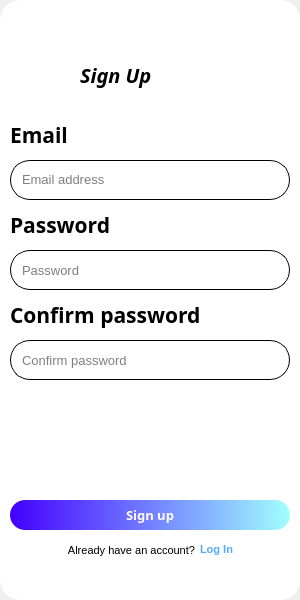
<?xml version="1.0" encoding="UTF-8"?>
<ui version="4.0">
 <class>MainWindow</class>
 <widget class="QMainWindow" name="MainWindow">
  <property name="geometry">
   <rect>
    <x>0</x>
    <y>0</y>
    <width>300</width>
    <height>600</height>
   </rect>
  </property>
  <property name="minimumSize">
   <size>
    <width>300</width>
    <height>600</height>
   </size>
  </property>
  <property name="maximumSize">
   <size>
    <width>300</width>
    <height>16777215</height>
   </size>
  </property>
  <property name="windowTitle">
   <string>MainWindow</string>
  </property>
  <widget class="QWidget" name="centralwidget">
   <layout class="QVBoxLayout" name="verticalLayout_2">
    <property name="leftMargin">
     <number>0</number>
    </property>
    <property name="topMargin">
     <number>0</number>
    </property>
    <property name="rightMargin">
     <number>0</number>
    </property>
    <property name="bottomMargin">
     <number>0</number>
    </property>
    <item>
     <widget class="QWidget" name="widget" native="true">
      <property name="styleSheet">
       <string notr="true">QWidget#widget{
	background-color:rgb(255, 255, 255);
	border-radius:20px
}</string>
      </property>
      <layout class="QVBoxLayout" name="verticalLayout">
       <property name="spacing">
        <number>10</number>
       </property>
       <property name="leftMargin">
        <number>10</number>
       </property>
       <property name="topMargin">
        <number>40</number>
       </property>
       <property name="rightMargin">
        <number>10</number>
       </property>
       <property name="bottomMargin">
        <number>40</number>
       </property>
       <item>
        <widget class="QWidget" name="widget_6" native="true">
         <property name="minimumSize">
          <size>
           <width>0</width>
           <height>70</height>
          </size>
         </property>
         <property name="maximumSize">
          <size>
           <width>300</width>
           <height>70</height>
          </size>
         </property>
         <layout class="QHBoxLayout" name="horizontalLayout_5">
          <property name="spacing">
           <number>10</number>
          </property>
          <property name="leftMargin">
           <number>0</number>
          </property>
          <property name="topMargin">
           <number>5</number>
          </property>
          <property name="rightMargin">
           <number>0</number>
          </property>
          <property name="bottomMargin">
           <number>5</number>
          </property>
          <item>
           <widget class="QLabel" name="label_3">
            <property name="minimumSize">
             <size>
              <width>60</width>
              <height>60</height>
             </size>
            </property>
            <property name="maximumSize">
             <size>
              <width>60</width>
              <height>60</height>
             </size>
            </property>
            <property name="text">
             <string/>
            </property>
            <property name="pixmap">
             <pixmap>../images/logo.png</pixmap>
            </property>
            <property name="scaledContents">
             <bool>true</bool>
            </property>
           </widget>
          </item>
          <item>
           <widget class="QLabel" name="label_6">
            <property name="font">
             <font>
              <family>Monotype Corsiva</family>
              <pointsize>15</pointsize>
              <weight>75</weight>
              <italic>true</italic>
              <bold>true</bold>
             </font>
            </property>
            <property name="text">
             <string>Sign Up</string>
            </property>
           </widget>
          </item>
          <item>
           <spacer name="horizontalSpacer_3">
            <property name="orientation">
             <enum>Qt::Horizontal</enum>
            </property>
            <property name="sizeHint" stdset="0">
             <size>
              <width>40</width>
              <height>20</height>
             </size>
            </property>
           </spacer>
          </item>
         </layout>
        </widget>
       </item>
       <item>
        <widget class="QLabel" name="label">
         <property name="maximumSize">
          <size>
           <width>16777215</width>
           <height>50</height>
          </size>
         </property>
         <property name="font">
          <font>
           <family>Monotype Corsiva</family>
           <pointsize>16</pointsize>
           <weight>75</weight>
           <bold>true</bold>
          </font>
         </property>
         <property name="text">
          <string>Email</string>
         </property>
        </widget>
       </item>
       <item>
        <widget class="QWidget" name="widget_2" native="true">
         <property name="minimumSize">
          <size>
           <width>0</width>
           <height>40</height>
          </size>
         </property>
         <property name="maximumSize">
          <size>
           <width>16777215</width>
           <height>40</height>
          </size>
         </property>
         <property name="styleSheet">
          <string notr="true">QWidget#widget_2{
	border-radius: 20px;
	border: 1px solid;
}</string>
         </property>
         <layout class="QHBoxLayout" name="horizontalLayout">
          <property name="spacing">
           <number>0</number>
          </property>
          <property name="leftMargin">
           <number>10</number>
          </property>
          <property name="topMargin">
           <number>0</number>
          </property>
          <property name="rightMargin">
           <number>10</number>
          </property>
          <property name="bottomMargin">
           <number>0</number>
          </property>
          <item>
           <widget class="QLineEdit" name="lineEdit">
            <property name="font">
             <font>
              <pointsize>10</pointsize>
             </font>
            </property>
            <property name="styleSheet">
             <string notr="true">QLineEdit{
	border: none;
	background-color: transparent;
}</string>
            </property>
            <property name="placeholderText">
             <string>Email address</string>
            </property>
           </widget>
          </item>
          <item>
           <widget class="QPushButton" name="pushButton_2">
            <property name="minimumSize">
             <size>
              <width>32</width>
              <height>32</height>
             </size>
            </property>
            <property name="maximumSize">
             <size>
              <width>32</width>
              <height>32</height>
             </size>
            </property>
            <property name="cursor">
             <cursorShape>PointingHandCursor</cursorShape>
            </property>
            <property name="styleSheet">
             <string notr="true">QPushButton{
	border: none;
}</string>
            </property>
            <property name="icon">
             <iconset>
              <normaloff>../images/eye_15632446.png</normaloff>../images/eye_15632446.png</iconset>
            </property>
           </widget>
          </item>
         </layout>
        </widget>
       </item>
       <item>
        <widget class="QLabel" name="label_2">
         <property name="maximumSize">
          <size>
           <width>16777215</width>
           <height>50</height>
          </size>
         </property>
         <property name="font">
          <font>
           <family>Monotype Corsiva</family>
           <pointsize>16</pointsize>
           <weight>75</weight>
           <bold>true</bold>
          </font>
         </property>
         <property name="text">
          <string>Password</string>
         </property>
        </widget>
       </item>
       <item>
        <widget class="QWidget" name="widget_3" native="true">
         <property name="minimumSize">
          <size>
           <width>0</width>
           <height>40</height>
          </size>
         </property>
         <property name="maximumSize">
          <size>
           <width>16777215</width>
           <height>40</height>
          </size>
         </property>
         <property name="styleSheet">
          <string notr="true">QWidget#widget_3{
	border-radius: 20px;
	border: 1px solid
}</string>
         </property>
         <layout class="QHBoxLayout" name="horizontalLayout_2">
          <property name="leftMargin">
           <number>10</number>
          </property>
          <property name="topMargin">
           <number>0</number>
          </property>
          <property name="rightMargin">
           <number>10</number>
          </property>
          <property name="bottomMargin">
           <number>0</number>
          </property>
          <item>
           <widget class="QLineEdit" name="lineEdit_2">
            <property name="minimumSize">
             <size>
              <width>0</width>
              <height>40</height>
             </size>
            </property>
            <property name="maximumSize">
             <size>
              <width>16777215</width>
              <height>40</height>
             </size>
            </property>
            <property name="font">
             <font>
              <pointsize>10</pointsize>
             </font>
            </property>
            <property name="cursor">
             <cursorShape>IBeamCursor</cursorShape>
            </property>
            <property name="styleSheet">
             <string notr="true">QLineEdit{
	border:none;
	background-color:transparent;
}</string>
            </property>
            <property name="echoMode">
             <enum>QLineEdit::Password</enum>
            </property>
            <property name="placeholderText">
             <string>Password</string>
            </property>
           </widget>
          </item>
          <item>
           <widget class="QPushButton" name="pushButton_3">
            <property name="minimumSize">
             <size>
              <width>32</width>
              <height>32</height>
             </size>
            </property>
            <property name="maximumSize">
             <size>
              <width>32</width>
              <height>32</height>
             </size>
            </property>
            <property name="cursor">
             <cursorShape>PointingHandCursor</cursorShape>
            </property>
            <property name="styleSheet">
             <string notr="true">QPushButton{
	border: none;
}</string>
            </property>
            <property name="icon">
             <iconset>
              <normaloff>../images/eye_15632446.png</normaloff>../images/eye_15632446.png</iconset>
            </property>
           </widget>
          </item>
         </layout>
        </widget>
       </item>
       <item>
        <widget class="QLabel" name="label_4">
         <property name="maximumSize">
          <size>
           <width>16777215</width>
           <height>50</height>
          </size>
         </property>
         <property name="font">
          <font>
           <family>Monotype Corsiva</family>
           <pointsize>16</pointsize>
           <weight>75</weight>
           <bold>true</bold>
          </font>
         </property>
         <property name="text">
          <string>Confirm password</string>
         </property>
        </widget>
       </item>
       <item>
        <widget class="QWidget" name="widget_4" native="true">
         <property name="minimumSize">
          <size>
           <width>0</width>
           <height>40</height>
          </size>
         </property>
         <property name="maximumSize">
          <size>
           <width>16777215</width>
           <height>40</height>
          </size>
         </property>
         <property name="styleSheet">
          <string notr="true">QWidget#widget_4{
	border-radius: 20px;
	border: 1px solid
}</string>
         </property>
         <layout class="QHBoxLayout" name="horizontalLayout_3">
          <property name="leftMargin">
           <number>10</number>
          </property>
          <property name="topMargin">
           <number>0</number>
          </property>
          <property name="rightMargin">
           <number>10</number>
          </property>
          <property name="bottomMargin">
           <number>0</number>
          </property>
          <item>
           <widget class="QLineEdit" name="lineEdit_3">
            <property name="minimumSize">
             <size>
              <width>0</width>
              <height>40</height>
             </size>
            </property>
            <property name="maximumSize">
             <size>
              <width>16777215</width>
              <height>40</height>
             </size>
            </property>
            <property name="font">
             <font>
              <pointsize>10</pointsize>
             </font>
            </property>
            <property name="cursor">
             <cursorShape>IBeamCursor</cursorShape>
            </property>
            <property name="styleSheet">
             <string notr="true">QLineEdit{
	border:none;
	background-color:transparent;
}</string>
            </property>
            <property name="echoMode">
             <enum>QLineEdit::Password</enum>
            </property>
            <property name="placeholderText">
             <string>Confirm password</string>
            </property>
           </widget>
          </item>
          <item>
           <widget class="QPushButton" name="pushButton_4">
            <property name="minimumSize">
             <size>
              <width>32</width>
              <height>32</height>
             </size>
            </property>
            <property name="maximumSize">
             <size>
              <width>32</width>
              <height>32</height>
             </size>
            </property>
            <property name="cursor">
             <cursorShape>PointingHandCursor</cursorShape>
            </property>
            <property name="styleSheet">
             <string notr="true">QPushButton{
	border: none;
}</string>
            </property>
            <property name="icon">
             <iconset>
              <normaloff>../images/eye_15632446.png</normaloff>../images/eye_15632446.png</iconset>
            </property>
           </widget>
          </item>
         </layout>
        </widget>
       </item>
       <item>
        <spacer name="verticalSpacer">
         <property name="orientation">
          <enum>Qt::Vertical</enum>
         </property>
         <property name="sizeType">
          <enum>QSizePolicy::Expanding</enum>
         </property>
         <property name="sizeHint" stdset="0">
          <size>
           <width>20</width>
           <height>100</height>
          </size>
         </property>
        </spacer>
       </item>
       <item>
        <widget class="QPushButton" name="pushButton">
         <property name="minimumSize">
          <size>
           <width>0</width>
           <height>30</height>
          </size>
         </property>
         <property name="maximumSize">
          <size>
           <width>16777215</width>
           <height>30</height>
          </size>
         </property>
         <property name="font">
          <font>
           <family>Monotype Corsiva</family>
           <pointsize>10</pointsize>
           <weight>75</weight>
           <bold>true</bold>
          </font>
         </property>
         <property name="cursor">
          <cursorShape>PointingHandCursor</cursorShape>
         </property>
         <property name="styleSheet">
          <string notr="true">QPushButton#pushButton{
	color:rgb(255, 255, 255);
	border-radius: 15px;

	background-color: qlineargradient(spread:pad, x1:0, y1:0, x2:1, y2:0, stop:0 rgba(67, 0, 255, 255), stop:1 rgba(161, 255, 255, 255));
}
QPushButton#pushButton:hover{
	background-color:qlineargradient(spread:pad, x1:0, y1:0, x2:1, y2:0, stop:0 rgba(67, 0, 255, 215), stop:1 rgba(161, 255, 255, 255))
}</string>
         </property>
         <property name="text">
          <string>Sign up</string>
         </property>
        </widget>
       </item>
       <item>
        <widget class="QWidget" name="widget_5" native="true">
         <property name="font">
          <font>
           <pointsize>10</pointsize>
          </font>
         </property>
         <layout class="QHBoxLayout" name="horizontalLayout_4">
          <property name="spacing">
           <number>5</number>
          </property>
          <property name="leftMargin">
           <number>0</number>
          </property>
          <property name="topMargin">
           <number>0</number>
          </property>
          <property name="rightMargin">
           <number>0</number>
          </property>
          <property name="bottomMargin">
           <number>0</number>
          </property>
          <item>
           <spacer name="horizontalSpacer_2">
            <property name="orientation">
             <enum>Qt::Horizontal</enum>
            </property>
            <property name="sizeHint" stdset="0">
             <size>
              <width>40</width>
              <height>20</height>
             </size>
            </property>
           </spacer>
          </item>
          <item>
           <widget class="QLabel" name="label_5">
            <property name="font">
             <font>
              <pointsize>8</pointsize>
             </font>
            </property>
            <property name="text">
             <string>Already have an account?</string>
            </property>
            <property name="alignment">
             <set>Qt::AlignRight|Qt::AlignTrailing|Qt::AlignVCenter</set>
            </property>
           </widget>
          </item>
          <item>
           <widget class="QPushButton" name="pushButton_5">
            <property name="font">
             <font>
              <family>MS Shell Dlg 2</family>
              <pointsize>8</pointsize>
              <weight>75</weight>
              <bold>true</bold>
             </font>
            </property>
            <property name="cursor">
             <cursorShape>PointingHandCursor</cursorShape>
            </property>
            <property name="styleSheet">
             <string notr="true">QPushButton{
	border:none;
	background-color: transparent;
	color:rgb(85, 170, 255);
}</string>
            </property>
            <property name="text">
             <string>Log In</string>
            </property>
           </widget>
          </item>
          <item>
           <spacer name="horizontalSpacer">
            <property name="orientation">
             <enum>Qt::Horizontal</enum>
            </property>
            <property name="sizeHint" stdset="0">
             <size>
              <width>40</width>
              <height>20</height>
             </size>
            </property>
           </spacer>
          </item>
         </layout>
        </widget>
       </item>
      </layout>
     </widget>
    </item>
   </layout>
  </widget>
 </widget>
 <resources/>
 <connections/>
</ui>
